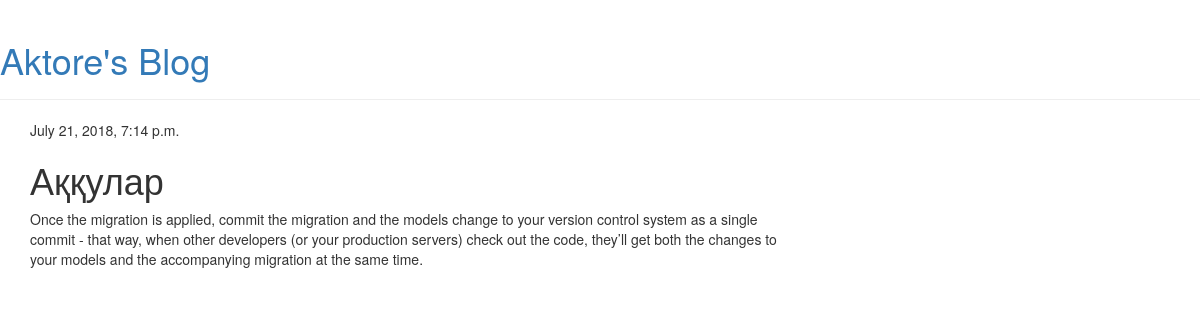
The app's page /post/2/, older data.
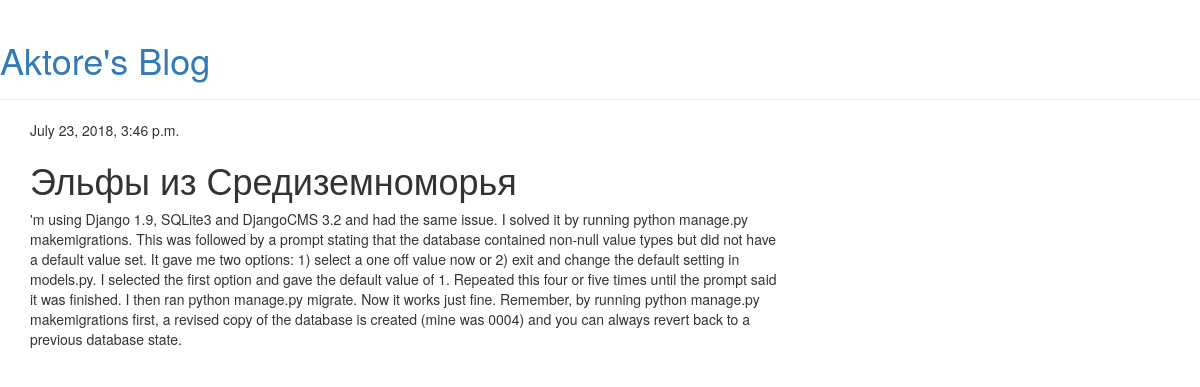
The same page, newer data.
### blog/models.py (models this page shows, shortened)
class Post(models.Model):
    auth = models.ForeignKey('auth.User',on_delete=models.CASCADE)
    title = models.CharField(max_length=200)
    text = models.TextField()
    created_date = models.DateTimeField(default=timezone.now)
    published_date = models.DateTimeField(blank=True, null=True)

### blog/views.py (the view)
# urls.py: url(r'^post/(?P<pk>\d+)/$', views.post_detail, name='post_detail'),
def post_detail(request, pk):
    post = get_object_or_404(Post, pk=pk)
    return render(request, 'blog/post_detail.html', {'post': post})

### blog/templates/blog/post_detail.html
{% extends 'blog/base.html' %}
{% block content %}
    <div class="post">
        {% if post.published_date %}
            <div class="date">
                {{ post.published_date }}
            </div>
        {% endif %}
        <h1>{{ post.title }}</h1>
        <p>{{ post.text|linebreaksbr }}</p>
    </div>
{% endblock %}

Row changes from the older to the newer data that the page shows:
changed Post: published_date "July 21, 2018, 7:14 p.m." → "July 23, 2018, 3:46 p.m."; title "Аққулар" → "Эльфы из Средиземноморья"; text "Once the migration is applied, commit the migration and the models change to your version control system as a single commit - that way, when other developers (or your production servers) check out the code, they’ll get both the changes to your models and the accompanying migration at the same time." → "'m using Django 1.9, SQLite3 and DjangoCMS 3.2 and had the same issue. I solved it by running python manage.py makemigrations. This was followed by a prompt stating that the database contained non-null value types but did not have a default value set. It gave me two options: 1) select a one off value now or 2) exit and change the default setting in models.py. I selected the first option and gave the default value of 1. Repeated this four or five times until the prompt said it was finished. I then ran python manage.py migrate. Now it works just fine. Remember, by running python manage.py makemigrations first, a revised copy of the database is created (mine was 0004) and you can always revert…"
